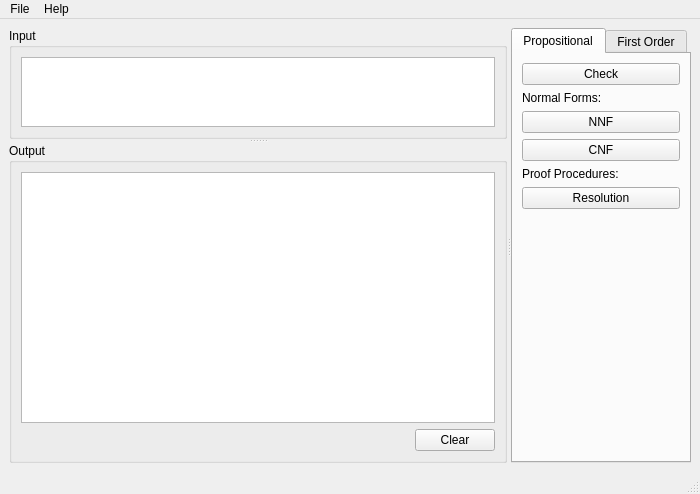
<?xml version="1.0" encoding="UTF-8"?>
<ui version="4.0">
 <class>MainWindow</class>
 <widget class="QMainWindow" name="MainWindow">
  <property name="geometry">
   <rect>
    <x>0</x>
    <y>0</y>
    <width>700</width>
    <height>494</height>
   </rect>
  </property>
  <property name="windowTitle">
   <string>PyLogic</string>
  </property>
  <widget class="QWidget" name="centralwidget">
   <layout class="QGridLayout" name="gridLayout_3">
    <item row="0" column="0">
     <widget class="QSplitter" name="splitter_2">
      <property name="orientation">
       <enum>Qt::Horizontal</enum>
      </property>
      <widget class="QSplitter" name="splitter">
       <property name="sizePolicy">
        <sizepolicy hsizetype="Preferred" vsizetype="Expanding">
         <horstretch>1</horstretch>
         <verstretch>0</verstretch>
        </sizepolicy>
       </property>
       <property name="orientation">
        <enum>Qt::Vertical</enum>
       </property>
       <widget class="QGroupBox" name="groupBoxInput">
        <property name="sizePolicy">
         <sizepolicy hsizetype="Preferred" vsizetype="Preferred">
          <horstretch>0</horstretch>
          <verstretch>1</verstretch>
         </sizepolicy>
        </property>
        <property name="title">
         <string>Input</string>
        </property>
        <layout class="QGridLayout" name="gridLayout">
         <item row="0" column="0">
          <widget class="QPlainTextEdit" name="textEditInput"/>
         </item>
        </layout>
       </widget>
       <widget class="QGroupBox" name="groupBoxOutput">
        <property name="sizePolicy">
         <sizepolicy hsizetype="Preferred" vsizetype="Preferred">
          <horstretch>0</horstretch>
          <verstretch>4</verstretch>
         </sizepolicy>
        </property>
        <property name="title">
         <string>Output</string>
        </property>
        <layout class="QGridLayout" name="gridLayout_2">
         <item row="0" column="0">
          <widget class="OutputTextEdit" name="textEditOutput">
           <property name="enabled">
            <bool>true</bool>
           </property>
           <property name="readOnly">
            <bool>true</bool>
           </property>
          </widget>
         </item>
         <item row="2" column="0">
          <layout class="QHBoxLayout" name="horizontalLayout_3">
           <item>
            <spacer name="horizontalSpacer_2">
             <property name="orientation">
              <enum>Qt::Horizontal</enum>
             </property>
             <property name="sizeHint" stdset="0">
              <size>
               <width>40</width>
               <height>20</height>
              </size>
             </property>
            </spacer>
           </item>
           <item>
            <widget class="QPushButton" name="pushButton">
             <property name="text">
              <string>Clear</string>
             </property>
            </widget>
           </item>
          </layout>
         </item>
        </layout>
       </widget>
      </widget>
      <widget class="QTabWidget" name="tabWidget">
       <property name="currentIndex">
        <number>0</number>
       </property>
       <widget class="QWidget" name="tabPropositional">
        <attribute name="title">
         <string>Propositional</string>
        </attribute>
        <layout class="QVBoxLayout" name="verticalLayout">
         <item>
          <widget class="QPushButton" name="pushButtonCheckPropositional">
           <property name="text">
            <string>Check</string>
           </property>
          </widget>
         </item>
         <item>
          <widget class="QLabel" name="labelNormalForms">
           <property name="text">
            <string>Normal Forms:</string>
           </property>
          </widget>
         </item>
         <item>
          <widget class="QPushButton" name="pushButtonNNF">
           <property name="text">
            <string>NNF</string>
           </property>
          </widget>
         </item>
         <item>
          <widget class="QPushButton" name="pushButtonCNF">
           <property name="text">
            <string>CNF</string>
           </property>
          </widget>
         </item>
         <item>
          <widget class="QLabel" name="labelProofProcedures">
           <property name="text">
            <string>Proof Procedures:</string>
           </property>
          </widget>
         </item>
         <item>
          <widget class="QPushButton" name="pushButtonResolution">
           <property name="text">
            <string>Resolution</string>
           </property>
          </widget>
         </item>
         <item>
          <spacer name="verticalSpacer">
           <property name="orientation">
            <enum>Qt::Vertical</enum>
           </property>
           <property name="sizeHint" stdset="0">
            <size>
             <width>20</width>
             <height>40</height>
            </size>
           </property>
          </spacer>
         </item>
        </layout>
       </widget>
       <widget class="QWidget" name="tabFirstOrder">
        <attribute name="title">
         <string>First Order</string>
        </attribute>
        <layout class="QVBoxLayout" name="verticalLayout_2">
         <item>
          <widget class="QLabel" name="label">
           <property name="text">
            <string>&lt;html&gt;&lt;head/&gt;&lt;body&gt;&lt;p&gt;&lt;span style=&quot; color:#ff0000;&quot;&gt;Beta! Under construction&lt;/span&gt;&lt;/p&gt;&lt;/body&gt;&lt;/html&gt;</string>
           </property>
          </widget>
         </item>
         <item>
          <widget class="QPushButton" name="ushButtonCheckFirstOrder">
           <property name="text">
            <string>Check</string>
           </property>
          </widget>
         </item>
         <item>
          <spacer name="verticalSpacer_2">
           <property name="orientation">
            <enum>Qt::Vertical</enum>
           </property>
           <property name="sizeHint" stdset="0">
            <size>
             <width>20</width>
             <height>40</height>
            </size>
           </property>
          </spacer>
         </item>
        </layout>
       </widget>
      </widget>
     </widget>
    </item>
   </layout>
  </widget>
  <widget class="QMenuBar" name="menubar">
   <property name="geometry">
    <rect>
     <x>0</x>
     <y>0</y>
     <width>700</width>
     <height>27</height>
    </rect>
   </property>
   <widget class="QMenu" name="menuFile">
    <property name="title">
     <string>File</string>
    </property>
    <addaction name="actionNew"/>
    <addaction name="actionOpen"/>
    <addaction name="actionSave"/>
    <addaction name="separator"/>
    <addaction name="actionQuit"/>
   </widget>
   <widget class="QMenu" name="menuHelp">
    <property name="title">
     <string>Help</string>
    </property>
    <addaction name="actionAbout"/>
   </widget>
   <addaction name="menuFile"/>
   <addaction name="menuHelp"/>
  </widget>
  <widget class="QStatusBar" name="statusbar"/>
  <action name="actionOpen">
   <property name="text">
    <string>Open</string>
   </property>
   <property name="shortcut">
    <string>Ctrl+O</string>
   </property>
  </action>
  <action name="actionSave">
   <property name="text">
    <string>Save</string>
   </property>
   <property name="shortcut">
    <string>Ctrl+S</string>
   </property>
  </action>
  <action name="actionNew">
   <property name="text">
    <string>New</string>
   </property>
   <property name="shortcut">
    <string>Ctrl+N</string>
   </property>
  </action>
  <action name="actionQuit">
   <property name="text">
    <string>Quit</string>
   </property>
   <property name="shortcut">
    <string>Ctrl+W</string>
   </property>
  </action>
  <action name="actionAbout">
   <property name="text">
    <string>About</string>
   </property>
  </action>
 </widget>
 <customwidgets>
  <customwidget>
   <class>OutputTextEdit</class>
   <extends>QPlainTextEdit</extends>
   <header>pylogic.gui.widgets.h</header>
   <slots>
    <slot>workout()</slot>
   </slots>
  </customwidget>
 </customwidgets>
 <resources/>
 <connections>
  <connection>
   <sender>actionAbout</sender>
   <signal>activated()</signal>
   <receiver>MainWindow</receiver>
   <slot>showAboutBox()</slot>
   <hints>
    <hint type="sourcelabel">
     <x>-1</x>
     <y>-1</y>
    </hint>
    <hint type="destinationlabel">
     <x>339</x>
     <y>245</y>
    </hint>
   </hints>
  </connection>
  <connection>
   <sender>actionQuit</sender>
   <signal>triggered()</signal>
   <receiver>MainWindow</receiver>
   <slot>close()</slot>
   <hints>
    <hint type="sourcelabel">
     <x>-1</x>
     <y>-1</y>
    </hint>
    <hint type="destinationlabel">
     <x>339</x>
     <y>245</y>
    </hint>
   </hints>
  </connection>
  <connection>
   <sender>pushButton</sender>
   <signal>clicked()</signal>
   <receiver>textEditOutput</receiver>
   <slot>clear()</slot>
   <hints>
    <hint type="sourcelabel">
     <x>486</x>
     <y>446</y>
    </hint>
    <hint type="destinationlabel">
     <x>398</x>
     <y>408</y>
    </hint>
   </hints>
  </connection>
  <connection>
   <sender>actionOpen</sender>
   <signal>activated()</signal>
   <receiver>MainWindow</receiver>
   <slot>openFile()</slot>
   <hints>
    <hint type="sourcelabel">
     <x>-1</x>
     <y>-1</y>
    </hint>
    <hint type="destinationlabel">
     <x>339</x>
     <y>245</y>
    </hint>
   </hints>
  </connection>
  <connection>
   <sender>actionSave</sender>
   <signal>activated()</signal>
   <receiver>MainWindow</receiver>
   <slot>saveFile()</slot>
   <hints>
    <hint type="sourcelabel">
     <x>-1</x>
     <y>-1</y>
    </hint>
    <hint type="destinationlabel">
     <x>339</x>
     <y>245</y>
    </hint>
   </hints>
  </connection>
  <connection>
   <sender>pushButtonCheckPropositional</sender>
   <signal>clicked()</signal>
   <receiver>MainWindow</receiver>
   <slot>propositionalCheck()</slot>
   <hints>
    <hint type="sourcelabel">
     <x>516</x>
     <y>110</y>
    </hint>
    <hint type="destinationlabel">
     <x>425</x>
     <y>466</y>
    </hint>
   </hints>
  </connection>
  <connection>
   <sender>pushButtonNNF</sender>
   <signal>clicked()</signal>
   <receiver>MainWindow</receiver>
   <slot>propositionalNNF()</slot>
   <hints>
    <hint type="sourcelabel">
     <x>516</x>
     <y>147</y>
    </hint>
    <hint type="destinationlabel">
     <x>561</x>
     <y>463</y>
    </hint>
   </hints>
  </connection>
  <connection>
   <sender>pushButtonCNF</sender>
   <signal>clicked()</signal>
   <receiver>MainWindow</receiver>
   <slot>propositionalCNF()</slot>
   <hints>
    <hint type="sourcelabel">
     <x>516</x>
     <y>184</y>
    </hint>
    <hint type="destinationlabel">
     <x>578</x>
     <y>461</y>
    </hint>
   </hints>
  </connection>
  <connection>
   <sender>ushButtonCheckFirstOrder</sender>
   <signal>clicked()</signal>
   <receiver>MainWindow</receiver>
   <slot>firstOrderCheck()</slot>
   <hints>
    <hint type="sourcelabel">
     <x>598</x>
     <y>137</y>
    </hint>
    <hint type="destinationlabel">
     <x>349</x>
     <y>246</y>
    </hint>
   </hints>
  </connection>
  <connection>
   <sender>pushButtonResolution</sender>
   <signal>clicked()</signal>
   <receiver>MainWindow</receiver>
   <slot>propositionalResolution()</slot>
   <hints>
    <hint type="sourcelabel">
     <x>561</x>
     <y>207</y>
    </hint>
    <hint type="destinationlabel">
     <x>540</x>
     <y>464</y>
    </hint>
   </hints>
  </connection>
 </connections>
 <slots>
  <slot>workout()</slot>
  <slot>showAboutBox()</slot>
  <slot>saveFile()</slot>
  <slot>openFile()</slot>
  <slot>propositionalCheck()</slot>
  <slot>propositionalNNF()</slot>
  <slot>propositionalCNF()</slot>
  <slot>firstOrderCheck()</slot>
  <slot>propositionalResolution()</slot>
 </slots>
</ui>
